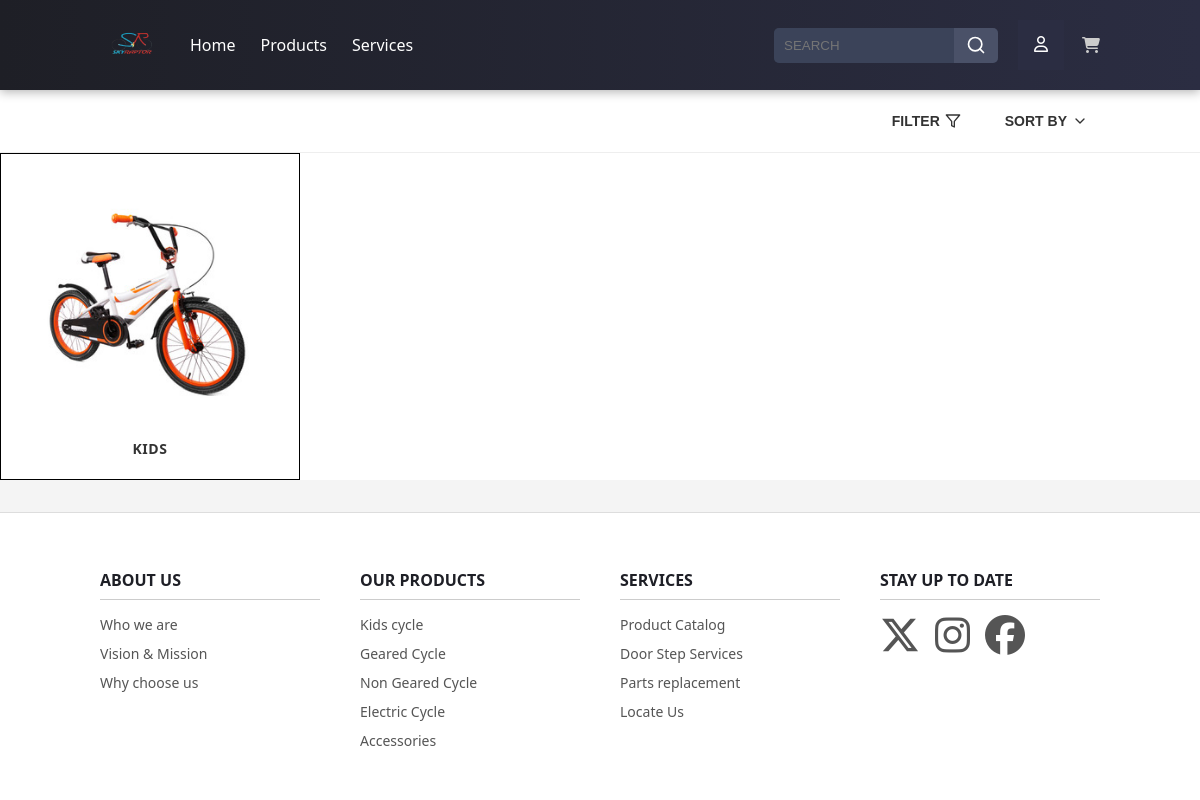
Before: /category/Kids with the older database file.
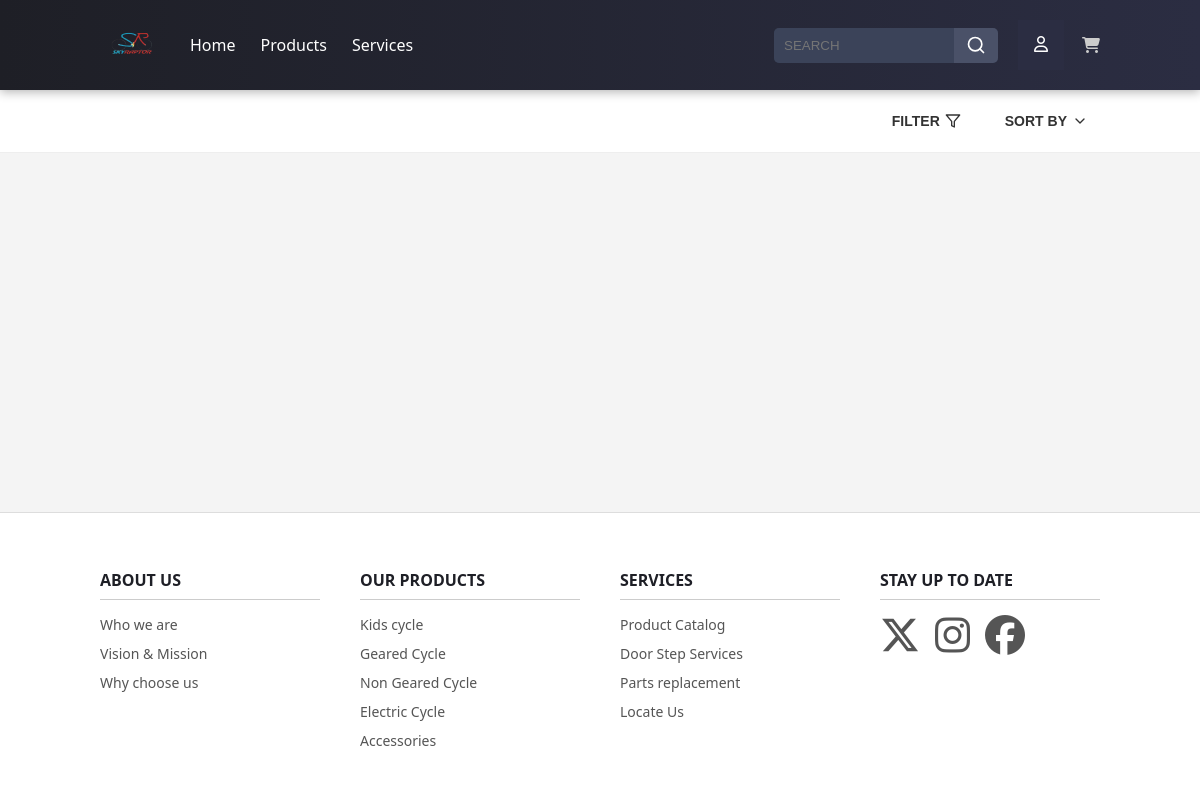
After: the same page with the newer database file.
### skyraptor/models.py (models this page shows, shortened)
class Product(models.Model):
    name = models.CharField(max_length=255)
    description = models.TextField()
    price = models.IntegerField(max_length=10)
    Category = models.ForeignKey(Category, on_delete=models.CASCADE, default=1)
    image = models.ImageField(upload_to='uploads/product/')

### skyraptor/views.py (the view)
# urls.py: path('category/<str:foo>', views.category, name='category'),
def category(request, foo):
    foo = foo.replace('-', ' ')
    try:
        category = Category.objects.get(name=foo)
        products = Product.objects.filter(Category=category)
        return render(request, 'html/category.html', {'products': products})
    except:
        messages.success(request, 'That category does not exist')
        return redirect('home')

### cart/context_processors.py (called while the page is built)
def cart(request):
    return {'cart': Cart(request)}

### skyraptor/templates/html/category.html (shortened to what the changed rows need)
{% load static %}
<!DOCTYPE html>
<html lang="en">
<head>
  <link rel="stylesheet" href="{% static 'css/category.css' %}">
</head>
<body>
  <main class="product-grid">
    {% for product in products %}
    <a href="{% url 'product_view' product.id %}">
      <div class="product-card">
        <div class="product-image">
          <img src="{{ product.image.url }}">
        </div>
        <div class="product-info">
          <h3 class="product-name">{{ product.name }}</h3>
        </div>
      </div>
    </a>
    {% endfor %}
  </main>
</body>
</html>

Changed rows visible on the page:
no longer on this page (row edited): Product: image (picture), name "KIDS"
